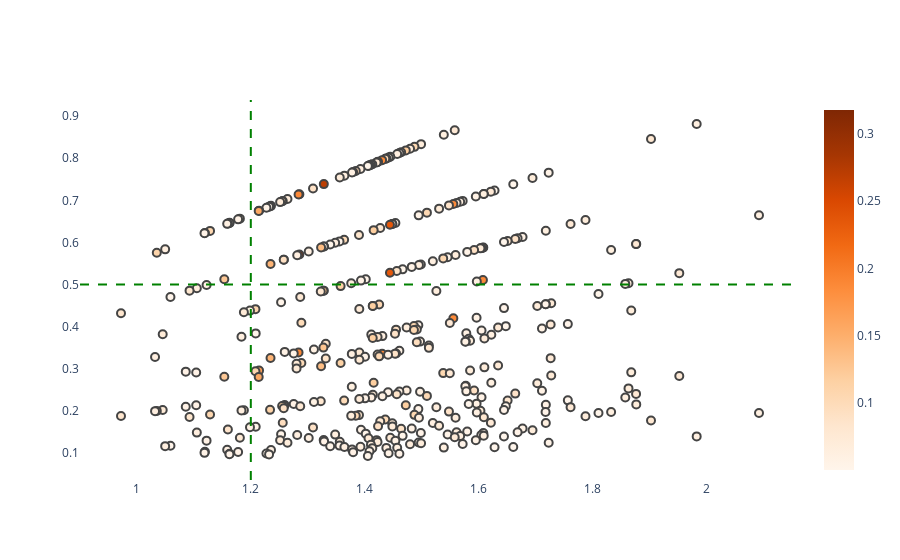

Notebook code for this chart:
### Code cell
data_scatter = dict(type='scatter',
    y=rulesLift['confidence'],
    x=rulesLift['lift'],
    #text=rulesLift.index,
    #mode='markers',
    #marker=dict(
    #size=rulesLift['support'],
    hovertemplate=#'Grand Prix: ' + df_racetracks["name_x"] + '<br>'
                    #'RuleID: ' + rulesLift.index + '<br>'+
                    'Lift: ' + rulesLift["lift"].astype(str) + '<br>'+
                    'Confidence: ' + rulesLift['confidence'].astype(str) + '<br>'+
                    'Support: ' + rulesLift['support'].astype(str) + '<br>'+    
                    'Antecedents: ' + rulesLift['antecedents'].astype(str) + '<br>'+
                    'Consequents: ' + rulesLift['consequents'].astype(str) + '<br>'
    '<extra></extra>',
    #color=scatterdf['Avg Salary'],  # set color equal to a variable
    #color_continuous_scale='mint',  # one of plotly colorscales
    #showscale=False,
    mode='markers',
    marker=dict(size=8,
                #size=rulesLift['support'],
                color=rulesLift['support'],
                colorscale='oranges',
                showscale=True,
                line_width=2),
    )

layout = dict(
    paper_bgcolor='rgba(0,0,0,0)',
    plot_bgcolor='rgba(0,0,0,0)'
)
fig = go.Figure(data=data_scatter,layout=layout)
fig.add_hline(y=0.5, line_width=2, line_dash="dash", line_color="green")
fig.add_vline(x=1.2, line_width=2, line_dash="dash", line_color="green")

### Figure 1 — Plotly figure (JSON) as saved in the notebook; plotly's stock layout.template omitted (floating-point values rounded to 4 significant figures; data arrays with more than 128 entries replaced by an {"elided": "..."} marker saying what was removed)
{"data": [{"hovertemplate": {"elided": "386 str values"}, "marker": {"color": {"elided": "386 float values"}, "colorscale": [[0, "rgb(255,245,235)"], [0.125, "rgb(254,230,206)"], [0.25, "rgb(253,208,162)"], [0.375, "rgb(253,174,107)"], [0.5, "rgb(253,141,60)"], [0.625, "rgb(241,105,19)"], [0.75, "rgb(217,72,1)"], [0.875, "rgb(166,54,3)"], [1, "rgb(127,39,4)"]], "line": {"width": 2}, "showscale": true, "size": 8}, "mode": "markers", "type": "scatter", "x": {"elided": "386 float values"}, "y": {"elided": "386 float values"}}], "layout": {"paper_bgcolor": "rgba(0,0,0,0)", "plot_bgcolor": "rgba(0,0,0,0)", "shapes": [{"line": {"color": "green", "dash": "dash", "width": 2}, "type": "line", "x0": 0, "x1": 1, "xref": "x domain", "y0": 0.5, "y1": 0.5, "yref": "y"}, {"line": {"color": "green", "dash": "dash", "width": 2}, "type": "line", "x0": 1.2, "x1": 1.2, "xref": "x", "y0": 0, "y1": 1, "yref": "y domain"}]}}
